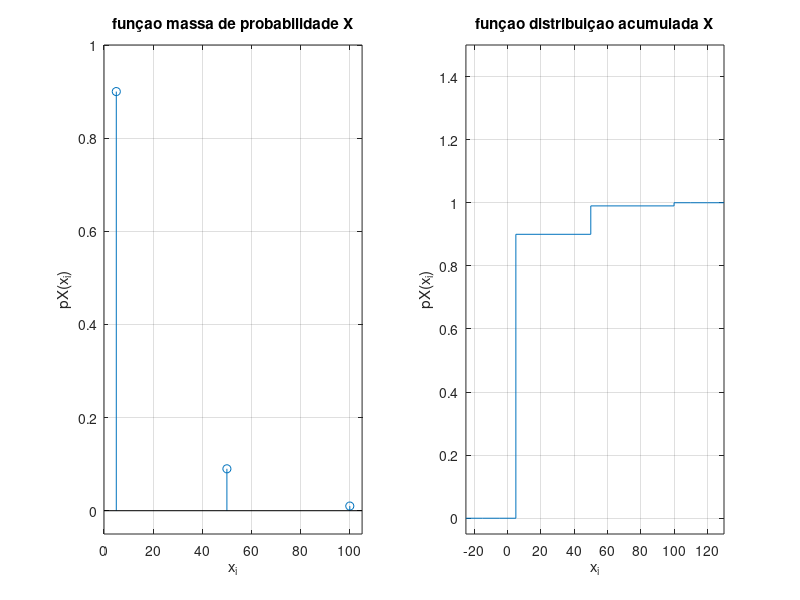

MATLAB code for this plot:
% a) S = {5, ..., 5, 50, ..., 50, 100}
% b) Sx = {5, 50, 100}, grafico no tablet!
% c)

x_i = [5 50 100];
pX = [0.9 0.09 0.01];

subplot(1,2,1);
stem(x_i,pX), xlabel("x_i"), ylabel("pX(x_i)"), axis([0,105 -0.05,1]), title("funçao massa de probabilidade X");
grid on;

x2_i = [ -25 -15 -5 x_i 110 120 130];
pX2 = [ 0 0 0 pX 0 0 0];

FX = cumsum(pX2);

subplot(1,2,2);
stairs(x2_i,FX), xlabel("x_i"), ylabel("pX(x_i)"), axis([-25,130 -0.05,1.5]), title("funçao distribuiçao acumulada X");
grid on;
